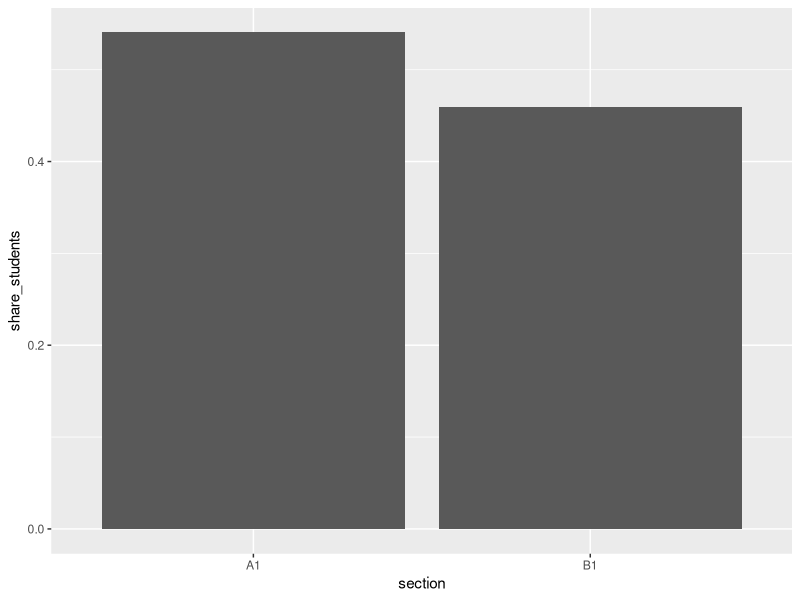
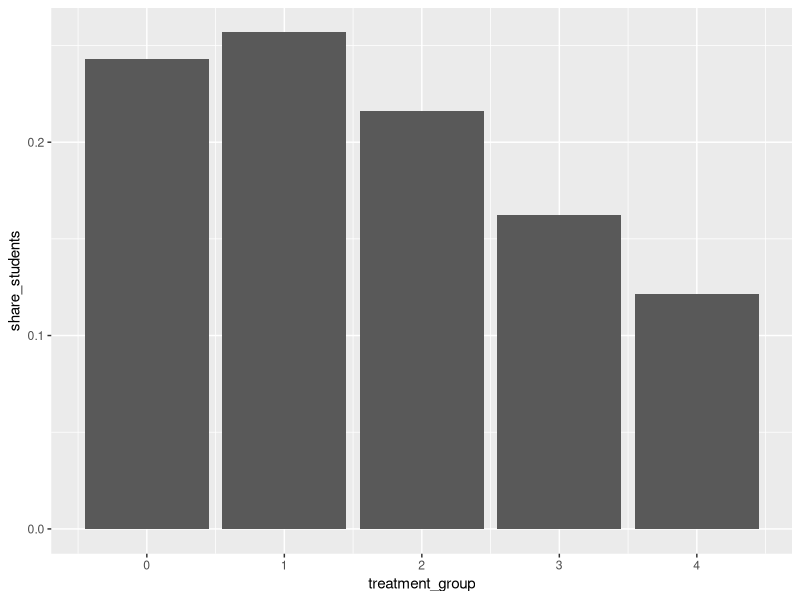
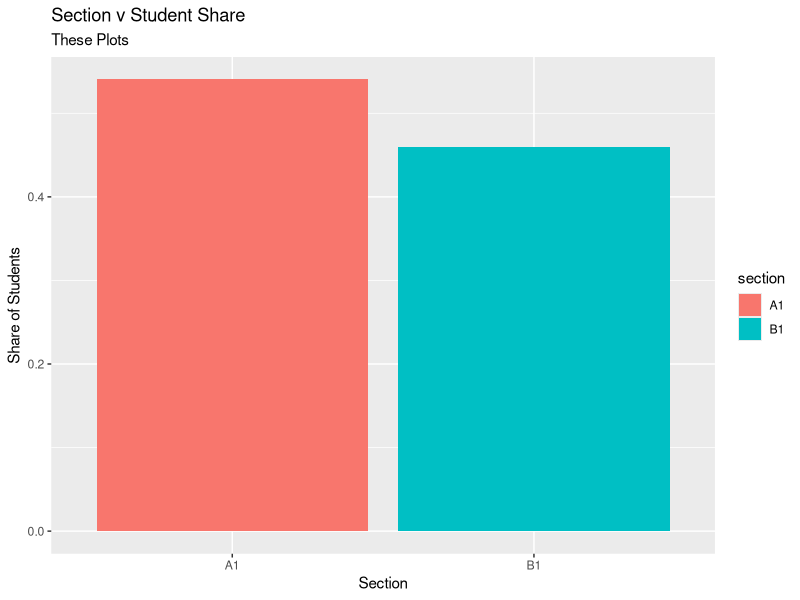

Generate these figures, in order, with R:
## ---- chunk 1
# Please do not change this
knitr::opts_chunk$set(echo = TRUE)
## ---- chunk 2
variable_1 <- 1
variable_2 <- 2
variable_1 + variable_2
## ---- chunk 3
# Load library 'data.table'
library(data.table)
library(purrr)
# Read the data #
class_data <- fread('student_list_msba2021spring.csv')
## ---- chunk 4
head(class_data)
## ---- chunk 5
class_data[30, list(name, user_id)]
## ---- chunk 6
head(class_data[section == 'A1'])
## ---- chunk 7
class_data[name == 'Onwuzurike, Chiebuka',list(name, treatment_group)]
## ---- chunk 8
### How to create a new column:
# class_data[, test_column1 := 1]
# class_data$test_column2 <- 2
# Verify that these two columns were created
# class_data[, list(test_column1, test_column2)]
# class_data[, section_code := NULL]
## ---- chunk 9
class_data[, starts_with_w := ifelse(substr(user_id, 1, 1)  == 'w', 1, 0)]
# Check that it works:
class_data[1:6, list(starts_with_w, user_id)]
## ---- chunk 10
class_data[, section_code := ifelse(section == "A1",1,0)]
head(class_data)
## ---- chunk 11
# list(num_students = .N) creates a variable called 'num_students' that counts students by college
agg_data <- class_data[, list(num_students = .N), list(section)]
agg_data
## ---- chunk 12
tot_num_students <- sum(agg_data[, num_students])
agg_data[, share_students := num_students/tot_num_students]
agg_data
## ---- chunk 13
# Your code here:
treatment_agg_data <- class_data[, list(num_students = .N), list(treatment_group)]
treatment_agg_data[, share_students := num_students/tot_num_students]
treatment_agg_data
## ---- chunk 14
library(ggplot2)
## ---- chunk 15
this_plot <- ggplot(agg_data, aes(x = section, y = share_students)) + geom_bar(stat = 'identity')
this_plot
## ---- chunk 16

## ---- chunk 17
that_plot <- ggplot(treatment_agg_data, aes(x = treatment_group, y = share_students)) + geom_bar(stat = 'identity')
that_plot
## ---- chunk 18
# 5 coin flips with probability 20% of TRUE.
rbernoulli(5, .20)
# Let's check that the mean is close to 20%. Here we use the function mean to take the average of the sample.
mean(rbernoulli(1000, .20))
## ---- chunk 19
# class_data[, treatment := rbernoulli(number of people goes here, probability goes here)]
# Your code here:
class_data[, treatment := rbernoulli(tot_num_students, .4)]
## ---- chunk 20
class_data[treatment == 1, mean(section == 'A1')]

## ---- chunk 21
# Your code here:
class_data[treatment == 1, mean(section == 'B1')]
## ---- chunk 22
these_plot <- ggplot(agg_data, aes(x = section, y = share_students, fill = section)) + 
  geom_bar(stat = 'identity') +
  labs (x= "Section", y= "Share of Students", title= "Section v Student Share",colour = "section", subtitle = "These Plots")

these_plot
## ---- chunk 23
# R code if needed
PO <- data.table("Users" = seq(1,10))
PO[,"Yes_QA":= c(1100,100,500,900,1600,2000,1200,700,1100,140)]
PO[,"No_QA" := c(1100,600,500,900,700,2000,1200,700,1000,140)]
PO$TE <- PO$Yes_QA -PO$No_QA
PO
## ---- chunk 24
PO[,list(Users,TE)]
## ---- chunk 25
avg <- c(mean(PO$Yes_QA),mean(PO$No_QA),mean(PO$TE))
avg
